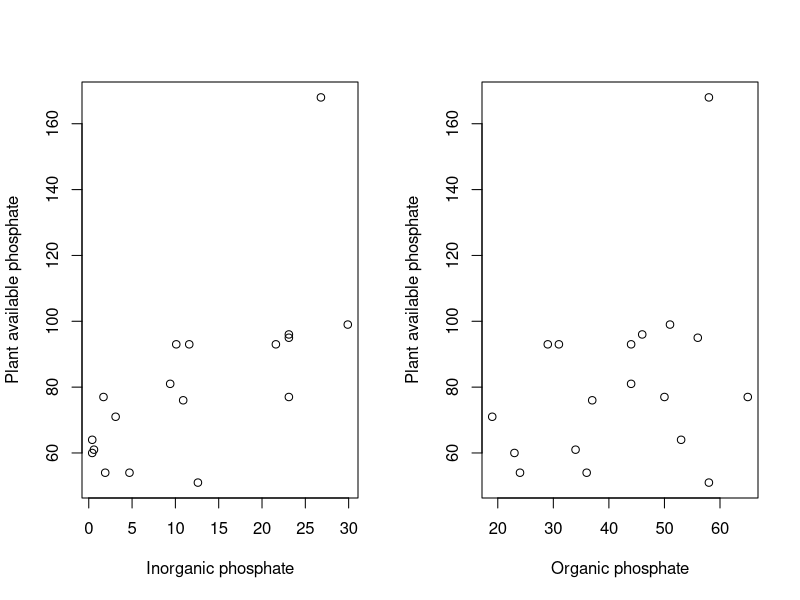

Generate this figure with R:
PAphos <- c(64,60,71,61,54,77,81,93,93,51,76,96,77,93,95,54,168,99)
inorg <- c(0.4,0.4,3.1,0.6,4.7,1.7,9.4,10.1,11.6,12.6,10.9,23.1,23.1,21.6,23.1,1.9,26.8,29.9)
org <-  c(53,23,19,34,24,65,44,31,29,58,37,46,50,44,56,36,58,51)
par(mfrow=c(1,2))
plot(inorg,PAphos,xlab="Inorganic phosphate", ylab="Plant available phosphate")
plot(org,PAphos,xlab="Organic phosphate", ylab="Plant available phosphate")

#a(i)
iolr <- lm(PAphos~inorg)
summary(iolr)

#a(ii)
olr <- lm(PAphos~org)
summary(olr)

#a(iii)
ioolr <- lm(PAphos~org+inorg)
summary(ioolr)

#b
#I would use the regression of PAphos on inorg as it has better
#significance levels and a higher adjusted R-squared than either
#of the other models

#c
#E(PAphos) = alpha + beta*inorg
#E(PAphos) = 59.26 + 1.8434 * inorg
#

#d
#Use summary table & ttest
iolrsummary <- summary(iolr)
beta <-iolrsummary$coefficients[2]
stderrbeta <- iolrsummary$coefficients[4]
ci <- c(beta - qt(0.975, length(PAphos)-2)*stderrbeta, beta + qt(0.975, length(PAphos)-2)*stderrbeta)
#or use a builtin
ci2 <- c(confint(iolr)[2], confint(iolr)[4])
#both yield (0.8282098, 2.8586622)

#e
#iid normal distributed error with mean 0
#normally distributed response variable